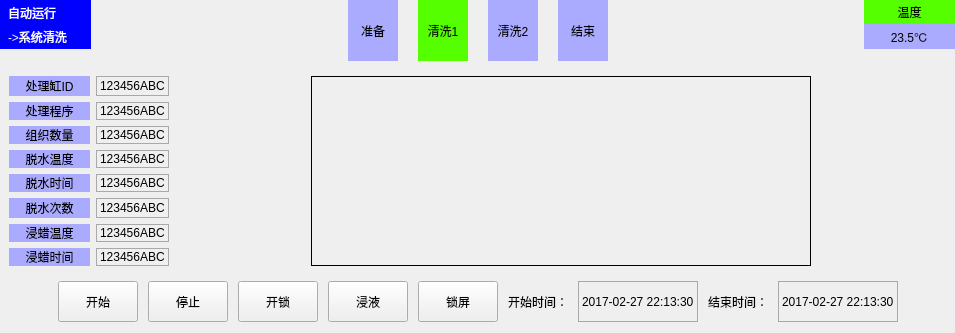
           <widget class="QWidget" name="page_SysClear">
            <layout class="QVBoxLayout" name="verticalLayout_10">
             <property name="leftMargin">
              <number>0</number>
             </property>
             <property name="topMargin">
              <number>0</number>
             </property>
             <property name="rightMargin">
              <number>0</number>
             </property>
             <item>
              <widget class="QWidget" name="widget_2_Top_3" native="true">
               <property name="minimumSize">
                <size>
                 <width>0</width>
                 <height>61</height>
                </size>
               </property>
               <property name="maximumSize">
                <size>
                 <width>16777215</width>
                 <height>61</height>
                </size>
               </property>
               <layout class="QGridLayout" name="gridLayout_15">
                <property name="leftMargin">
                 <number>0</number>
                </property>
                <property name="topMargin">
                 <number>0</number>
                </property>
                <property name="rightMargin">
                 <number>0</number>
                </property>
                <property name="bottomMargin">
                 <number>0</number>
                </property>
                <property name="horizontalSpacing">
                 <number>20</number>
                </property>
                <item row="0" column="1">
                 <spacer name="horizontalSpacer_15">
                  <property name="orientation">
                   <enum>Qt::Horizontal</enum>
                  </property>
                  <property name="sizeHint" stdset="0">
                   <size>
                    <width>216</width>
                    <height>20</height>
                   </size>
                  </property>
                 </spacer>
                </item>
                <item row="0" column="2" rowspan="2">
                 <widget class="QLabel" name="label_84">
                  <property name="minimumSize">
                   <size>
                    <width>50</width>
                    <height>60</height>
                   </size>
                  </property>
                  <property name="styleSheet">
                   <string notr="true">background-color: rgb(170, 170, 255);</string>
                  </property>
                  <property name="text">
                   <string>准备</string>
                  </property>
                  <property name="alignment">
                   <set>Qt::AlignCenter</set>
                  </property>
                 </widget>
                </item>
                <item row="0" column="4" rowspan="2">
                 <widget class="QLabel" name="label_85">
                  <property name="minimumSize">
                   <size>
                    <width>50</width>
                    <height>60</height>
                   </size>
                  </property>
                  <property name="styleSheet">
                   <string notr="true">background-color: rgb(170, 170, 255);</string>
                  </property>
                  <property name="text">
                   <string>清洗2</string>
                  </property>
                  <property name="alignment">
                   <set>Qt::AlignCenter</set>
                  </property>
                 </widget>
                </item>
                <item row="0" column="5" rowspan="2">
                 <widget class="QLabel" name="label_86">
                  <property name="minimumSize">
                   <size>
                    <width>50</width>
                    <height>60</height>
                   </size>
                  </property>
                  <property name="styleSheet">
                   <string notr="true">background-color: rgb(170, 170, 255);</string>
                  </property>
                  <property name="text">
                   <string>结束</string>
                  </property>
                  <property name="alignment">
                   <set>Qt::AlignCenter</set>
                  </property>
                 </widget>
                </item>
                <item row="0" column="6" rowspan="2">
                 <spacer name="horizontalSpacer_16">
                  <property name="orientation">
                   <enum>Qt::Horizontal</enum>
                  </property>
                  <property name="sizeHint" stdset="0">
                   <size>
                    <width>216</width>
                    <height>20</height>
                   </size>
                  </property>
                 </spacer>
                </item>
                <item row="0" column="0">
                 <widget class="QWidget" name="widget_23" native="true">
                  <property name="minimumSize">
                   <size>
                    <width>91</width>
                    <height>41</height>
                   </size>
                  </property>
                  <layout class="QVBoxLayout" name="verticalLayout_8">
                   <property name="spacing">
                    <number>0</number>
                   </property>
                   <property name="leftMargin">
                    <number>0</number>
                   </property>
                   <property name="topMargin">
                    <number>0</number>
                   </property>
                   <property name="rightMargin">
                    <number>0</number>
                   </property>
                   <property name="bottomMargin">
                    <number>0</number>
                   </property>
                   <item>
                    <widget class="QLabel" name="label_87">
                     <property name="styleSheet">
                      <string notr="true">color:white;
background-color:blue;
padding:1px 1px 1px 5px;</string>
                     </property>
                     <property name="text">
                      <string>自动运行</string>
                     </property>
                    </widget>
                   </item>
                   <item>
                    <widget class="QLabel" name="label_88">
                     <property name="styleSheet">
                      <string notr="true">color:white;
background-color:blue;
padding:1px 1px 1px 5px;</string>
                     </property>
                     <property name="text">
                      <string>-&gt;系统清洗</string>
                     </property>
                    </widget>
                   </item>
                  </layout>
                 </widget>
                </item>
                <item row="0" column="3" rowspan="2">
                 <widget class="QWidget" name="widget_24" native="true">
                  <layout class="QGridLayout" name="gridLayout_16">
                   <property name="leftMargin">
                    <number>0</number>
                   </property>
                   <property name="topMargin">
                    <number>0</number>
                   </property>
                   <property name="rightMargin">
                    <number>0</number>
                   </property>
                   <property name="bottomMargin">
                    <number>0</number>
                   </property>
                   <property name="spacing">
                    <number>0</number>
                   </property>
                   <item row="0" column="0">
                    <widget class="QLabel" name="label_89">
                     <property name="minimumSize">
                      <size>
                       <width>50</width>
                       <height>60</height>
                      </size>
                     </property>
                     <property name="styleSheet">
                      <string notr="true">background-color: rgb(85, 255, 0);</string>
                     </property>
                     <property name="text">
                      <string>清洗1</string>
                     </property>
                     <property name="alignment">
                      <set>Qt::AlignCenter</set>
                     </property>
                    </widget>
                   </item>
                  </layout>
                 </widget>
                </item>
                <item row="0" column="7">
                 <widget class="QWidget" name="widget_25" native="true">
                  <property name="minimumSize">
                   <size>
                    <width>91</width>
                    <height>49</height>
                   </size>
                  </property>
                  <layout class="QVBoxLayout" name="verticalLayout_9">
                   <property name="spacing">
                    <number>0</number>
                   </property>
                   <property name="leftMargin">
                    <number>0</number>
                   </property>
                   <property name="topMargin">
                    <number>0</number>
                   </property>
                   <property name="rightMargin">
                    <number>0</number>
                   </property>
                   <property name="bottomMargin">
                    <number>0</number>
                   </property>
                   <item>
                    <widget class="QLabel" name="label_90">
                     <property name="styleSheet">
                      <string notr="true">background-color: rgb(85, 255, 0);</string>
                     </property>
                     <property name="text">
                      <string>温度</string>
                     </property>
                     <property name="alignment">
                      <set>Qt::AlignCenter</set>
                     </property>
                    </widget>
                   </item>
                   <item>
                    <widget class="QLabel" name="label_91">
                     <property name="sizePolicy">
                      <sizepolicy hsizetype="Preferred" vsizetype="Preferred">
                       <horstretch>0</horstretch>
                       <verstretch>0</verstretch>
                      </sizepolicy>
                     </property>
                     <property name="minimumSize">
                      <size>
                       <width>0</width>
                       <height>25</height>
                      </size>
                     </property>
                     <property name="styleSheet">
                      <string notr="true">background-color: rgb(170, 170, 255);
</string>
                     </property>
                     <property name="text">
                      <string>23.5℃</string>
                     </property>
                     <property name="alignment">
                      <set>Qt::AlignCenter</set>
                     </property>
                    </widget>
                   </item>
                  </layout>
                 </widget>
                </item>
                <item row="1" column="0">
                 <spacer name="verticalSpacer_5">
                  <property name="orientation">
                   <enum>Qt::Vertical</enum>
                  </property>
                  <property name="sizeHint" stdset="0">
                   <size>
                    <width>20</width>
                    <height>3</height>
                   </size>
                  </property>
                 </spacer>
                </item>
                <item row="1" column="7">
                 <spacer name="verticalSpacer_6">
                  <property name="orientation">
                   <enum>Qt::Vertical</enum>
                  </property>
                  <property name="sizeHint" stdset="0">
                   <size>
                    <width>20</width>
                    <height>3</height>
                   </size>
                  </property>
                 </spacer>
                </item>
               </layout>
              </widget>
             </item>
             <item>
              <widget class="QWidget" name="widget_22" native="true">
               <layout class="QGridLayout" name="gridLayout_14">
                <item row="0" column="3" rowspan="8">
                 <widget class="QCustomPlot" name="qCustomPlot1_3" native="true">
                  <property name="minimumSize">
                   <size>
                    <width>500</width>
                    <height>0</height>
                   </size>
                  </property>
                  <property name="styleSheet">
                   <string notr="true">border: 1px solid black;</string>
                  </property>
                 </widget>
                </item>
                <item row="0" column="0">
                 <widget class="QLabel" name="label_68">
                  <property name="minimumSize">
                   <size>
                    <width>81</width>
                    <height>0</height>
                   </size>
                  </property>
                  <property name="maximumSize">
                   <size>
                    <width>81</width>
                    <height>31</height>
                   </size>
                  </property>
                  <property name="styleSheet">
                   <string notr="true">background-color: rgb(170, 170, 255);</string>
                  </property>
                  <property name="text">
                   <string>处理缸ID</string>
                  </property>
                  <property name="alignment">
                   <set>Qt::AlignCenter</set>
                  </property>
                 </widget>
                </item>
                <item row="0" column="1">
                 <widget class="QLabel" name="label_69">
                  <property name="maximumSize">
                   <size>
                    <width>81</width>
                    <height>31</height>
                   </size>
                  </property>
                  <property name="styleSheet">
                   <string notr="true">border:1px solid darkgray;</string>
                  </property>
                  <property name="text">
                   <string>123456ABC</string>
                  </property>
                 </widget>
                </item>
                <item row="1" column="0">
                 <widget class="QLabel" name="label_70">
                  <property name="maximumSize">
                   <size>
                    <width>81</width>
                    <height>31</height>
                   </size>
                  </property>
                  <property name="styleSheet">
                   <string notr="true">background-color: rgb(170, 170, 255);</string>
                  </property>
                  <property name="text">
                   <string>处理程序</string>
                  </property>
                  <property name="alignment">
                   <set>Qt::AlignCenter</set>
                  </property>
                 </widget>
                </item>
                <item row="1" column="1">
                 <widget class="QLabel" name="label_71">
                  <property name="maximumSize">
                   <size>
                    <width>81</width>
                    <height>31</height>
                   </size>
                  </property>
                  <property name="styleSheet">
                   <string notr="true">border:1px solid darkgray;</string>
                  </property>
                  <property name="text">
                   <string>123456ABC</string>
                  </property>
                 </widget>
                </item>
                <item row="2" column="0">
                 <widget class="QLabel" name="label_72">
                  <property name="maximumSize">
                   <size>
                    <width>81</width>
                    <height>31</height>
                   </size>
                  </property>
                  <property name="styleSheet">
                   <string notr="true">background-color: rgb(170, 170, 255);</string>
                  </property>
                  <property name="text">
                   <string>组织数量</string>
                  </property>
                  <property name="alignment">
                   <set>Qt::AlignCenter</set>
                  </property>
                 </widget>
                </item>
                <item row="2" column="1">
                 <widget class="QLabel" name="label_73">
                  <property name="maximumSize">
                   <size>
                    <width>81</width>
                    <height>31</height>
                   </size>
                  </property>
                  <property name="styleSheet">
                   <string notr="true">border:1px solid darkgray;</string>
                  </property>
                  <property name="text">
                   <string>123456ABC</string>
                  </property>
                 </widget>
                </item>
                <item row="3" column="0">
                 <widget class="QLabel" name="label_74">
                  <property name="maximumSize">
                   <size>
                    <width>81</width>
                    <height>31</height>
                   </size>
                  </property>
                  <property name="styleSheet">
                   <string notr="true">background-color: rgb(170, 170, 255);</string>
                  </property>
                  <property name="text">
                   <string>脱水温度</string>
                  </property>
                  <property name="alignment">
                   <set>Qt::AlignCenter</set>
                  </property>
                 </widget>
                </item>
                <item row="3" column="1">
                 <widget class="QLabel" name="label_75">
                  <property name="maximumSize">
                   <size>
                    <width>81</width>
                    <height>31</height>
                   </size>
                  </property>
                  <property name="styleSheet">
                   <string notr="true">border:1px solid darkgray;</string>
                  </property>
                  <property name="text">
                   <string>123456ABC</string>
                  </property>
                 </widget>
                </item>
                <item row="4" column="0">
                 <widget class="QLabel" name="label_76">
                  <property name="maximumSize">
                   <size>
                    <width>81</width>
                    <height>31</height>
                   </size>
                  </property>
                  <property name="styleSheet">
                   <string notr="true">background-color: rgb(170, 170, 255);</string>
                  </property>
                  <property name="text">
                   <string>脱水时间</string>
                  </property>
                  <property name="alignment">
                   <set>Qt::AlignCenter</set>
                  </property>
                 </widget>
                </item>
                <item row="4" column="1">
                 <widget class="QLabel" name="label_77">
                  <property name="maximumSize">
                   <size>
                    <width>81</width>
                    <height>31</height>
                   </size>
                  </property>
                  <property name="styleSheet">
                   <string notr="true">border:1px solid darkgray;</string>
                  </property>
                  <property name="text">
                   <string>123456ABC</string>
                  </property>
                 </widget>
                </item>
                <item row="5" column="0">
                 <widget class="QLabel" name="label_78">
                  <property name="maximumSize">
                   <size>
                    <width>81</width>
                    <height>31</height>
                   </size>
                  </property>
                  <property name="styleSheet">
                   <string notr="true">background-color: rgb(170, 170, 255);</string>
                  </property>
                  <property name="text">
                   <string>脱水次数</string>
                  </property>
                  <property name="alignment">
                   <set>Qt::AlignCenter</set>
                  </property>
                 </widget>
                </item>
                <item row="5" column="1">
                 <widget class="QLabel" name="label_79">
                  <property name="maximumSize">
                   <size>
                    <width>81</width>
                    <height>31</height>
                   </size>
                  </property>
                  <property name="styleSheet">
                   <string notr="true">border:1px solid darkgray;</string>
                  </property>
                  <property name="text">
                   <string>123456ABC</string>
                  </property>
                 </widget>
                </item>
                <item row="6" column="0">
                 <widget class="QLabel" name="label_80">
                  <property name="maximumSize">
                   <size>
                    <width>81</width>
                    <height>31</height>
                   </size>
                  </property>
                  <property name="styleSheet">
                   <string notr="true">background-color: rgb(170, 170, 255);</string>
                  </property>
                  <property name="text">
                   <string>浸蜡温度</string>
                  </property>
                  <property name="alignment">
                   <set>Qt::AlignCenter</set>
                  </property>
                 </widget>
                </item>
                <item row="6" column="1">
                 <widget class="QLabel" name="label_81">
                  <property name="maximumSize">
                   <size>
                    <width>81</width>
                    <height>31</height>
                   </size>
                  </property>
                  <property name="styleSheet">
                   <string notr="true">border:1px solid darkgray;</string>
                  </property>
                  <property name="text">
                   <string>123456ABC</string>
                  </property>
                 </widget>
                </item>
                <item row="7" column="0">
                 <widget class="QLabel" name="label_82">
                  <property name="maximumSize">
                   <size>
                    <width>81</width>
                    <height>31</height>
                   </size>
                  </property>
                  <property name="styleSheet">
                   <string notr="true">background-color: rgb(170, 170, 255);</string>
                  </property>
                  <property name="text">
                   <string>浸蜡时间</string>
                  </property>
                  <property name="alignment">
                   <set>Qt::AlignCenter</set>
                  </property>
                 </widget>
                </item>
                <item row="7" column="1">
                 <widget class="QLabel" name="label_83">
                  <property name="maximumSize">
                   <size>
                    <width>81</width>
                    <height>31</height>
                   </size>
                  </property>
                  <property name="styleSheet">
                   <string notr="true">border:1px solid darkgray;</string>
                  </property>
                  <property name="text">
                   <string>123456ABC</string>
                  </property>
                 </widget>
                </item>
                <item row="5" column="2">
                 <spacer name="horizontalSpacer_13">
                  <property name="orientation">
                   <enum>Qt::Horizontal</enum>
                  </property>
                  <property name="sizeHint" stdset="0">
                   <size>
                    <width>40</width>
                    <height>20</height>
                   </size>
                  </property>
                 </spacer>
                </item>
                <item row="0" column="4">
                 <spacer name="horizontalSpacer_14">
                  <property name="orientation">
                   <enum>Qt::Horizontal</enum>
                  </property>
                  <property name="sizeHint" stdset="0">
                   <size>
                    <width>40</width>
                    <height>20</height>
                   </size>
                  </property>
                 </spacer>
                </item>
               </layout>
              </widget>
             </item>
             <item>
              <widget class="QWidget" name="widget_26" native="true">
               <property name="minimumSize">
                <size>
                 <width>0</width>
                 <height>41</height>
                </size>
               </property>
               <property name="maximumSize">
                <size>
                 <width>16777215</width>
                 <height>41</height>
                </size>
               </property>
               <layout class="QHBoxLayout" name="horizontalLayout_5">
                <property name="spacing">
                 <number>10</number>
                </property>
                <property name="leftMargin">
                 <number>0</number>
                </property>
                <property name="topMargin">
                 <number>0</number>
                </property>
                <property name="rightMargin">
                 <number>0</number>
                </property>
                <property name="bottomMargin">
                 <number>0</number>
                </property>
                <item>
                 <spacer name="horizontalSpacer_17">
                  <property name="orientation">
                   <enum>Qt::Horizontal</enum>
                  </property>
                  <property name="sizeHint" stdset="0">
                   <size>
                    <width>58</width>
                    <height>20</height>
                   </size>
                  </property>
                 </spacer>
                </item>
                <item>
                 <widget class="QPushButton" name="pushButton_11">
                  <property name="sizePolicy">
                   <sizepolicy hsizetype="Preferred" vsizetype="Preferred">
                    <horstretch>0</horstretch>
                    <verstretch>0</verstretch>
                   </sizepolicy>
                  </property>
                  <property name="minimumSize">
                   <size>
                    <width>75</width>
                    <height>0</height>
                   </size>
                  </property>
                  <property name="text">
                   <string>开始</string>
                  </property>
                 </widget>
                </item>
                <item>
                 <widget class="QPushButton" name="pushButton_12">
                  <property name="sizePolicy">
                   <sizepolicy hsizetype="Preferred" vsizetype="Preferred">
                    <horstretch>0</horstretch>
                    <verstretch>0</verstretch>
                   </sizepolicy>
                  </property>
                  <property name="minimumSize">
                   <size>
                    <width>75</width>
                    <height>0</height>
                   </size>
                  </property>
                  <property name="text">
                   <string>停止</string>
                  </property>
                 </widget>
                </item>
                <item>
                 <widget class="QPushButton" name="pushButton_13">
                  <property name="sizePolicy">
                   <sizepolicy hsizetype="Preferred" vsizetype="Preferred">
                    <horstretch>0</horstretch>
                    <verstretch>0</verstretch>
                   </sizepolicy>
                  </property>
                  <property name="minimumSize">
                   <size>
                    <width>75</width>
                    <height>0</height>
                   </size>
                  </property>
                  <property name="text">
                   <string>开锁</string>
                  </property>
                 </widget>
                </item>
                <item>
                 <widget class="QPushButton" name="pushButton_14">
                  <property name="sizePolicy">
                   <sizepolicy hsizetype="Preferred" vsizetype="Preferred">
                    <horstretch>0</horstretch>
                    <verstretch>0</verstretch>
                   </sizepolicy>
                  </property>
                  <property name="minimumSize">
                   <size>
                    <width>75</width>
                    <height>0</height>
                   </size>
                  </property>
                  <property name="text">
                   <string>浸液</string>
                  </property>
                 </widget>
                </item>
                <item>
                 <widget class="QPushButton" name="pushButton_15">
                  <property name="sizePolicy">
                   <sizepolicy hsizetype="Preferred" vsizetype="Preferred">
                    <horstretch>0</horstretch>
                    <verstretch>0</verstretch>
                   </sizepolicy>
                  </property>
                  <property name="minimumSize">
                   <size>
                    <width>75</width>
                    <height>0</height>
                   </size>
                  </property>
                  <property name="text">
                   <string>锁屏</string>
                  </property>
                 </widget>
                </item>
                <item>
                 <widget class="QLabel" name="label_92">
                  <property name="text">
                   <string>开始时间：</string>
                  </property>
                 </widget>
                </item>
                <item>
                 <widget class="QLabel" name="label_93">
                  <property name="styleSheet">
                   <string notr="true">border:1px solid darkgray;</string>
                  </property>
                  <property name="text">
                   <string>2017-02-27 22:13:30</string>
                  </property>
                 </widget>
                </item>
                <item>
                 <widget class="QLabel" name="label_94">
                  <property name="text">
                   <string>结束时间：</string>
                  </property>
                 </widget>
                </item>
                <item>
                 <widget class="QLabel" name="label_95">
                  <property name="styleSheet">
                   <string notr="true">border:1px solid darkgray;</string>
                  </property>
                  <property name="text">
                   <string>2017-02-27 22:13:30</string>
                  </property>
                 </widget>
                </item>
                <item>
                 <spacer name="horizontalSpacer_18">
                  <property name="orientation">
                   <enum>Qt::Horizontal</enum>
                  </property>
                  <property name="sizeHint" stdset="0">
                   <size>
                    <width>57</width>
                    <height>20</height>
                   </size>
                  </property>
                 </spacer>
                </item>
               </layout>
              </widget>
             </item>
            </layout>
           </widget>
